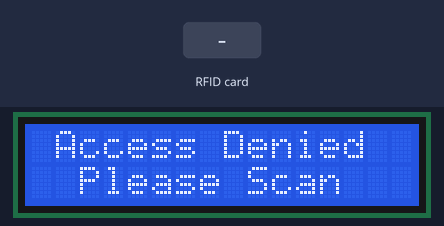
A sketch run on a simulated ESP32. Parts: 16×2 character LCD. Inputs (shaded band) come from the test bench. WiFi joins after 1.5 s; servers stay silent unless stated; what the sketch prints to the serial monitor is not drawn.

Above: at 1.3 s.
1.4 s: RFID card 4F 41 CC C4 held to the reader
At 2.3 s:
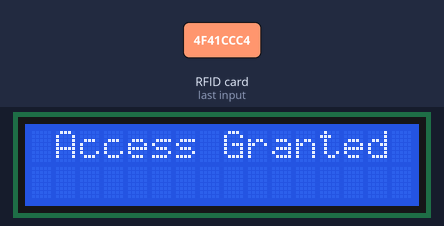
At 4.4 s:
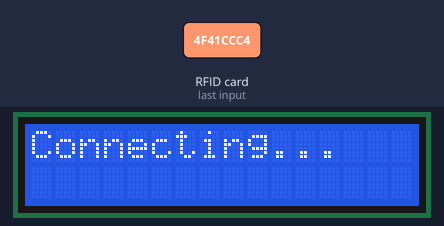
Timing chart, 0 to 5.9 s (numbered marks = the images above; inputs shaded):
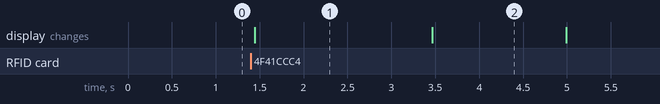

Measured:
- after the input at 1.4 s, the display: changes after 0.05 s (image 1)
- what the display in image 1 shows lasts 2.1 s, from 1.4 s to 3.5 s

The sketch:

esp32_billing_rfid.ino
```cpp
/*
 ESP32 Billing, RFID & Web Server Firmware
 Smart Shopping Cart Project

 Handles:
 - RFID-based user authentication
 - Wi-Fi connectivity
 - HTTP server for mobile app communication
 - Real-time billing display on LCD
*/

// ================= Libraries =================
#include <WiFi.h>
#include <WebServer.h>
#include <Wire.h>
#include <LiquidCrystal_I2C.h>
#include <SPI.h>
#include <MFRC522.h>

// ================= Configuration =================
// ⚠️ Replace these with your own Wi-Fi credentials (do not commit real ones)
const char* ssid     = "YOUR_WIFI_NAME";
const char* password = "YOUR_WIFI_PASSWORD";

// Authorized RFID UID (example format: " 4F 41 CC C4")
String AUTHORIZED_UID = " 4F 41 CC C4";

// ================= Hardware Configuration =================
#define RST_PIN 5     // RFID Reset pin
#define SS_PIN  15    // RFID Slave Select (SDA)

MFRC522 mfrc522(SS_PIN, RST_PIN);

// I2C LCD (use address found via I2C scanner)
LiquidCrystal_I2C lcd(0x27, 16, 2);

// HTTP server
WebServer server(80);

// ================= State Management =================
enum State {
  WAITING_FOR_ACCESS,
  ACCESS_GRANTED
};

State currentState = WAITING_FOR_ACCESS;

// ================= Function Declarations =================
void initializeNetwork();

// ================= HTTP Handlers =================
void handleUpdate() {
  String total = "0.00";

  if (server.hasArg("total")) {
    total = server.arg("total");
  }

  Serial.print("Received Total: ");
  Serial.println(total);

  lcd.backlight();
  lcd.clear();
  lcd.setCursor(0, 0);
  lcd.print("Total Price:");
  lcd.setCursor(0, 1);
  lcd.print("Rs. " + total);

  server.send(200, "text/plain", "OK (Total Received)");
}

void handleNotFound() {
  server.send(404, "text/plain", "Not Found");
}

// ================= Setup =================
void setup() {
  Serial.begin(115200);

  // Initialize LCD
  lcd.init();
  lcd.backlight();

  // Initialize RFID
  SPI.begin();
  mfrc522.PCD_Init();

  // Initial LCD message
  lcd.clear();
  lcd.setCursor(0, 0);
  lcd.print(" Access Denied");
  lcd.setCursor(0, 1);
  lcd.print("  Please Scan");

  Serial.println("Waiting for authorized RFID card...");
}

// ================= Main Loop =================
void loop() {
  switch (currentState) {

    case WAITING_FOR_ACCESS:
      if (mfrc522.PICC_IsNewCardPresent() &&
          mfrc522.PICC_ReadCardSerial()) {

        String scannedUID = "";

        for (byte i = 0; i < mfrc522.uid.size; i++) {
          scannedUID += (mfrc522.uid.uidByte[i] < 0x10 ? " 0" : " ");
          scannedUID += String(mfrc522.uid.uidByte[i], HEX);
        }

        scannedUID.toUpperCase();

        if (scannedUID.equals(AUTHORIZED_UID)) {
          // ----- ACCESS GRANTED -----
          Serial.println("Access Granted!");

          lcd.clear();
          lcd.setCursor(0, 0);
          lcd.print(" Access Granted ");
          delay(2000);

          initializeNetwork();
          currentState = ACCESS_GRANTED;

        } else {
          // ----- ACCESS DENIED -----
          Serial.println("Access Denied!");

          lcd.clear();
          lcd.setCursor(0, 0);
          lcd.print(" Access Denied!");
          delay(2000);

          lcd.clear();
          lcd.setCursor(0, 0);
          lcd.print(" Access Denied");
          lcd.setCursor(0, 1);
          lcd.print("  Please Scan");
        }

        // Cleanup RFID state
        mfrc522.PICC_HaltA();
        mfrc522.PCD_StopCrypto1();
      }
      break;

    case ACCESS_GRANTED:
      if (WiFi.status() != WL_CONNECTED) {
        Serial.println("Wi-Fi lost. Reconnecting...");
        initializeNetwork();
      }

      server.handleClient();
      break;
  }
}

// ================= Network Initialization =================
void initializeNetwork() {
  lcd.clear();
  lcd.setCursor(0, 0);
  lcd.print("Connecting...");

  WiFi.begin(ssid, password);

  while (WiFi.status() != WL_CONNECTED) {
    delay(500);
    Serial.print(".");
  }

  Serial.println("\nWiFi connected");
  Serial.print("IP Address: ");
  Serial.println(WiFi.localIP());

  lcd.clear();
  lcd.setCursor(0, 0);
  lcd.print("IP Address:");
  lcd.setCursor(0, 1);
  lcd.print(WiFi.localIP());

  // HTTP endpoints
  server.on("/update", HTTP_POST, handleUpdate);
  server.onNotFound(handleNotFound);
  server.begin();

  Serial.println("HTTP server started");
  delay(3000);

  lcd.clear();
  lcd.setCursor(0, 0);
  lcd.print("SmartCart Ready");
  lcd.setCursor(0, 1);
  lcd.print("Total: Rs. 0.00");
}
```
